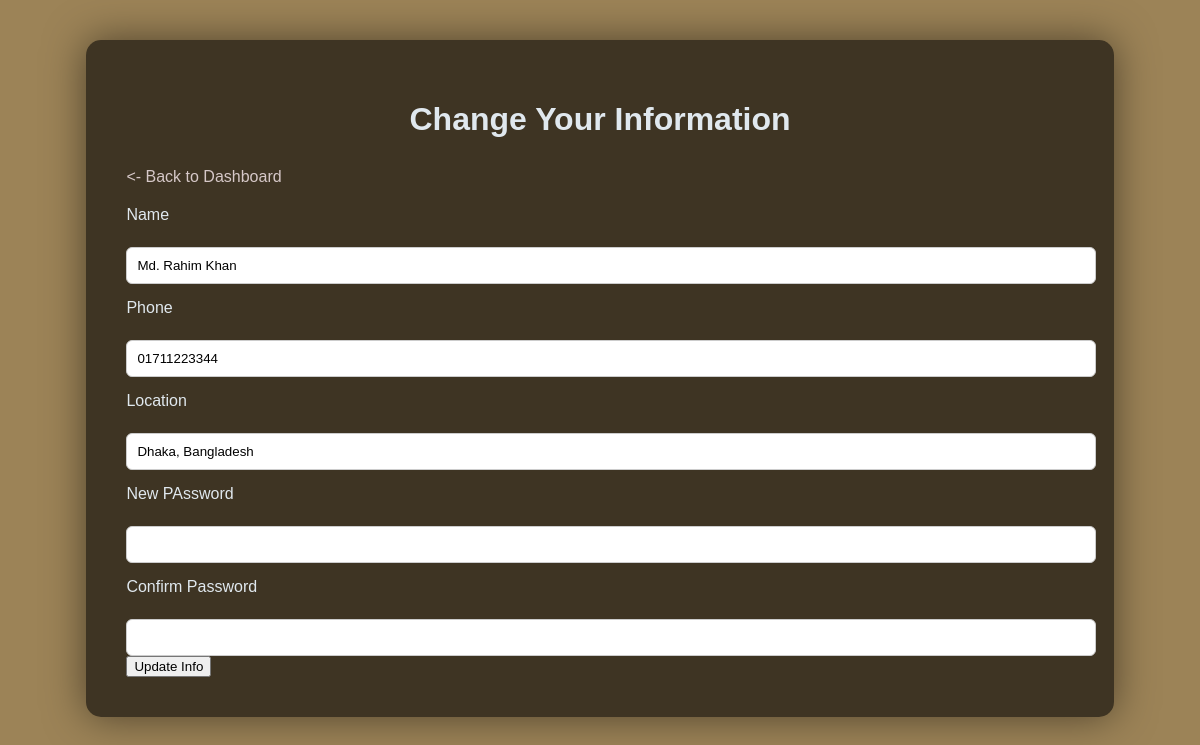
The app's page /Mayor/MVC/php/change_information_controller.php (signed in) with its own data.
### tables this page shows
CREATE TABLE `users` (
  `id` int(11) NOT NULL,
  `username` varchar(50) NOT NULL,
  `password` varchar(255) NOT NULL,
  `name` varchar(100) NOT NULL,
  `id_number` varchar(20) NOT NULL,
  `phone` varchar(20) NOT NULL,
  `location` varchar(150) NOT NULL,
  `area` varchar(100) DEFAULT NULL,
  `role` enum('citizen','counselor','secretary','mayor') NOT NULL,
  `created_at` timestamp NOT NULL DEFAULT current_timestamp()
);

### Mayor/MVC/php/change_information_controller.php (called while the page is built, shortened)
<?php
include '../../../db.php';
$user_id=$_SESSION['user_id'];
$sql="SELECT name, phone,location FROM users WHERE id=".intval($user_id);
$result=mysqli_query($conn,$sql);
$user=null;
if($result && mysqli_num_rows($result)>0){
    $user =mysqli_fetch_assoc($result);
}
else{
    $error="User not found ";
}
include '../html/change_information.php';
?>

### Mayor/MVC/html/change_information.php (the view, shortened to what this page needs)
<!DOCTYPE html>
<html lang="en">
<head>
    <link rel="stylesheet" href="../css/mayor-style.css">
</head>
<body>
    <div class="container">
        <h1>Change Your Information</h1>
        <a href="/Smart-City-Hub_webtech/Mayor/MVC/html/mayor_dashboard.php" class="back-btn"><- Back to Dashboard</a>
        <form method="POST">
            <label>Name</label><br>
            <input type="text" name="name" value="<?php echo htmlspecialchars($user['name']??''); ?>" required> <br>
            <label>Phone</label><br>
            <input type="text" name="phone" value="<?php echo htmlspecialchars($user['phone']??''); ?>" required> <br>
            <label>Location</label><br>
            <input type="text" name="location" value="<?php echo htmlspecialchars($user['location']??''); ?>" required> <br>
            <label>New PAssword</label><br>
            <input type="password" name="password" > <br>
            <label>Confirm Password</label><br>
            <input type="password" name="confirm_password" > <br>
            <button type="submit">Update Info</button>
        </form>
    </div>
</body>
</html>

### Mayor/MVC/css/mayor-style.css (style rules this page uses)
body { font-family: 'Franklin Gothic Medium', 'Arial Narrow', Arial, sans-serif; background: rgb(156, 131, 87); color: rgb(224, 232, 238); padding: 0; min-height: 100px; }
.container { background: rgba(0,0, 0, 0.6); padding: 40px; border-radius: 15px; width: 80%; max-width: 1000px; margin: 40px auto; box-shadow: 0 0 40px rgba(0,0, 0, 0.5); }
h1 { text-align: center; margin-bottom: 30px; }
.back-btn { display: block; color: rgb(214, 200, 200); margin: 20px 0; text-decoration: none; }
form label { display: block; margin: 15px 0 5px; }
form input, form textarea, form select { width: 100%; padding: 10px; border-radius: 6px; border: 1px solid #ccc; }

### records on screen
users: name "Md. Rahim Khan", phone "01711223344", location "Dhaka, Bangladesh"
